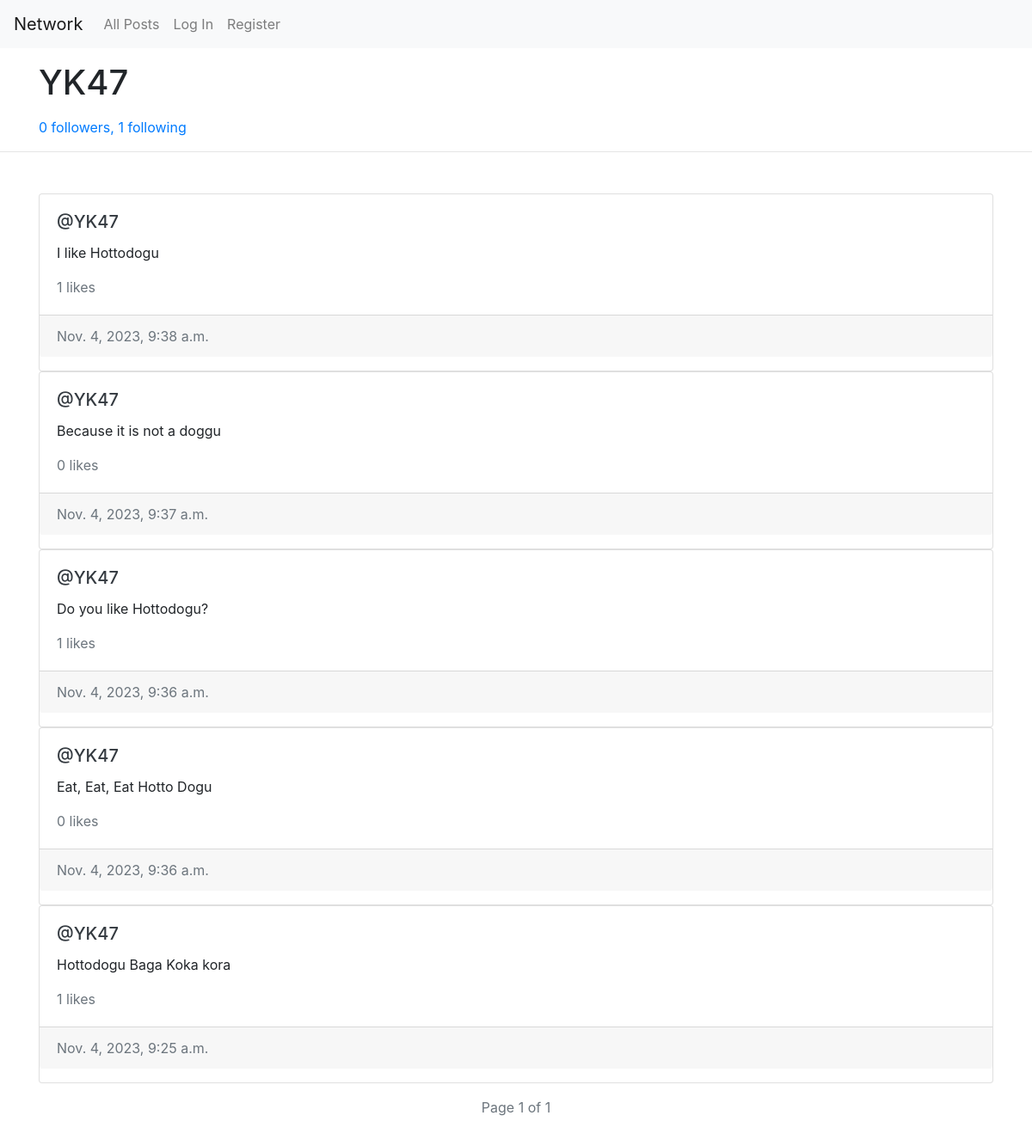
The page /profile/YK47 on the database its author committed.
### network/models.py (models this page shows)
class User(AbstractUser):
    followers = models.ManyToManyField("self", symmetrical=False, related_name="following")
    def num_followers(self):
        return self.followers.all().count()
    def num_following(self):
        return self.following.all().count()

class Post(models.Model):
    poster = models.ForeignKey(User, on_delete=models.CASCADE, related_name="posts")
    content = models.CharField(max_length=512)
    timestamp = models.DateTimeField(default=datetime.now(pytz.timezone('Asia/Singapore')))
    likers = models.ManyToManyField(User, related_name="liked", blank=True)
    def likes(self):
        return self.likers.all().count()

### network/views.py (the view, shortened to what this page needs)
# urls.py: path("profile/<str:username>", views.profile, name="profile"),
def profile(request, username):
    profile = User.objects.get(username=username)
    return render(request, "network/index.html", {
        "username": username,
        "profile": profile,
        "page": get_page(request, profile.posts.all().order_by("-timestamp")),
        "is_follower": profile.followers.filter(username=request.user.username).exists(),
        "liked": get_liked(request)
    })

### network/util.py (called while the page is built)
def get_page(request, posts):
    paginator = Paginator(posts, 10)
    page_no = request.GET.get("page")
    page = paginator.get_page(page_no)
    return page

def get_liked(request):
    if request.user.is_authenticated:
        return [post.id for post in request.user.liked.all()]

### network/templates/network/index.html (shortened to what this page needs)
{% extends "network/layout.html" %}
{% load static %}
{% block body %}
    {% if username %}
        <div class="container">
            <h1 class="mt-3 mb-3">{{ username }}</h1>
            <p class="text-primary">{{ profile.num_followers }} followers, {{ profile.num_following }} following</p>
        </div>
    {% endif %}
    <hr class="mt-3 mb-5">
    <div class="container">
        {% for post in page %}
            <div class="card post">
                <div class="card-body">
                    <h5 class="card-title">
                        <a href="{% url 'network:profile' post.poster.username %}" class="text-dark">@{{ post.poster }}</a>
                    </h5>
                    <div id="content-view-{{ post.id }}">
                        <p id="content_{{ post.id }}" class="card-text">{{ post.content }}</p>
                        <p class="card-text text-muted"><span id="numlikes_{{ post.id }}">{{ post.likes }}</span> likes</p>
                    </div>
                </div>
                <p class="card-footer text-muted">{{ post.timestamp }}</p>
            </div>
        {% empty %}
            <h3>No Posts Yet!</h3>
        {% endfor %}
    </div>
    <p class="text-muted d-flex justify-content-center mt-3">Page {{ page.number }} of {{ page.paginator.num_pages }}</p>
    <div class="d-flex justify-content-center">
    </div>
{% endblock %}

### rows shown on the page
User: username "YK47", num_followers "0", num_following "1"
Post: poster "YK47", content "I like Hottodogu", likes "1", timestamp "Nov. 4, 2023, 9:38 a.m."
Post: poster "YK47", content "Because it is not a doggu", likes "0", timestamp "Nov. 4, 2023, 9:37 a.m."
Post: poster "YK47", content "Do you like Hottodogu?", likes "1", timestamp "Nov. 4, 2023, 9:36 a.m."
Post: poster "YK47", content "Eat, Eat, Eat Hotto Dogu", likes "0", timestamp "Nov. 4, 2023, 9:36 a.m."
Post: poster "YK47", content "Hottodogu Baga Koka kora", likes "1", timestamp "Nov. 4, 2023, 9:25 a.m."

### other values the page prints
{{ page.number }} "1"
{{ page.paginator.num_pages }} "1"
